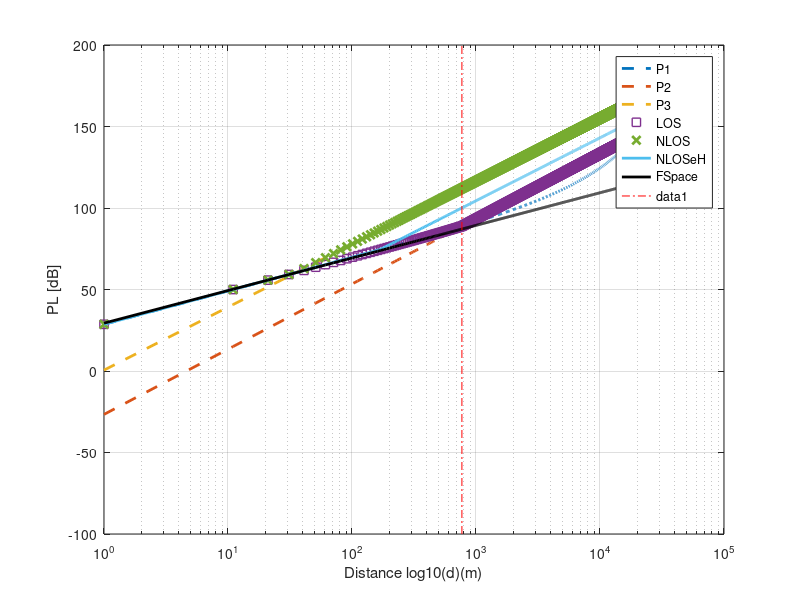
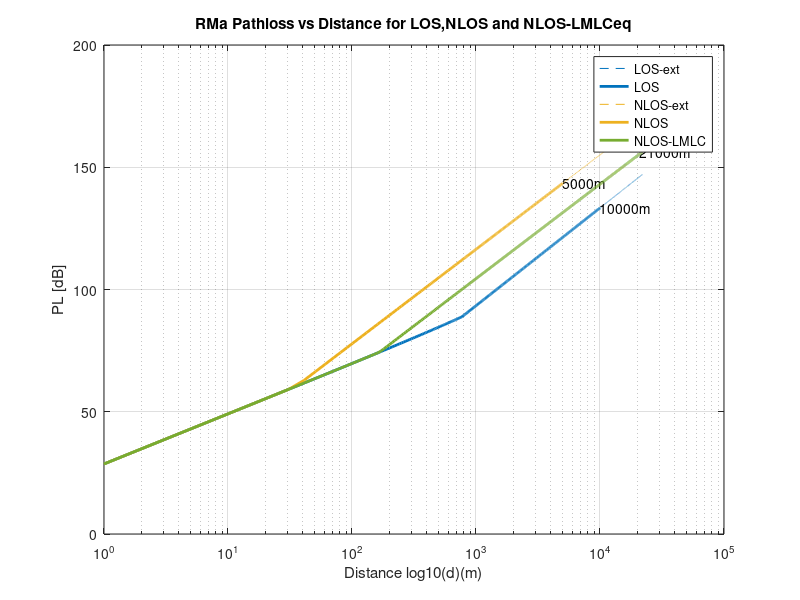

The MATLAB script that drew these images, in order:
clear all
close all

drange=1:10:22000;
fGHz=0.700;
 
%%% Constants
rmaH=5; % Avg Building heights
hBS=35;
hUT=1.5; % UT height
C=3e8;
dBP=2*pi*hBS*hUT*fGHz*1e9/C;


C1 = min(0.03*(rmaH^ 1.72), 10);
C2 = min(0.044*(rmaH^ 1.72), 14.77);
C3 = 0.002 * log10(rmaH);
W=20;
%%% nlos constansts
C4=161.04-7.1*log10(W)+7.5*log10(rmaH);
C5=-(24.37-3.7*(rmaH/hBS)^2)*log10(hBS);
C6=(43.42-3.1*log10(hBS));
C7=20*log10(fGHz)-(3.2*(log10(11.75*hUT)^2)-4.97);

%%% Evalate P1
indx=1;
P1=[];
P2=[];
LOS=[];
NLOS=[];
NLOSeH=[];
NLOSeS=[];
NLOSeHS=[];
FS=[];
P1BP=20*log10(40*pi*dBP*fGHz/3)+C1*log10(dBP)-C2+C3*dBP;
for d=drange
    FS(indx)= 20*log10(d) + 20*log10(fGHz)+32.45;
    P1(indx)=20*log10(40*pi*d*fGHz/3)+C1*log10(d)-C2+C3*d;
    
    P2(indx)=P1BP+40*log10(d/dBP);
    
    P3(indx)=C4+C5+C6*(log10(d)-3)+C7;
    
    if d<dBP
        LOS(indx)=P1(indx);
    else
        LOS(indx)=P2(indx);
    end
    
    NLOS(indx)=max(LOS(indx),P3(indx));
    NLOSeH(indx)=max(LOS(indx),P3(indx)-12);
 NLOSeS(indx)=max(LOS(indx),P3(indx))-12;
   if d<dBP
       NLOSeHS(indx)=NLOS(indx);
    end
 
    indx=indx+1;
end
bpline=[dBP,-100;dBP,200];

figure;
olddrange=drange;
% drange=log10(drange/1000);

semilogx(drange ,P1,'LineStyle','--','LineWidth',2)  % d Normalized to 1km
hold all
semilogx(drange,P2,'LineStyle','--','LineWidth',2)  % d Normalized to 1km
semilogx(drange ,P3,'LineStyle','--','LineWidth',2)  % d Normalized to 1km

semilogx(drange ,LOS,'s','LineWidth',1)  % d Normalized to 1km
semilogx(drange ,NLOS,'x','LineWidth',2)  % d Normalized to 1km
semilogx(drange ,NLOSeH,'LineWidth',2)  % d Normalized to 1km
semilogx(drange ,FS,'k','LineWidth',2);
grid on;


legend('P1','P2','P3','LOS','NLOS','NLOSeH','FSpace');
h=line(bpline(:,1),bpline(:,2));
set(h,'Color',[1,0,0])
set(h,'LineStyle','-.');
ylabel('PL [dB]')
xlabel('Distance log10(d)(m)')



figure;
dlosMax=10000;
dnlosMax=5000;
dnloslmlcMax=21000;
bpline=[dBP,-100;dBP,200];
drangelos=drange(drange<=10000);
K=length(drangelos);


%%% PLOT LOS
h=semilogx(drange ,LOS,'--')  % d Normalized to 1km
c=get(h,'Color');

hold all
h=semilogx(drangelos ,LOS(1:K),'-')  % d Normalized to 1km
set(h,'Color',c)
set(h,'LineWidth',2)

text(dlosMax,max(LOS(1,K)),'10000m')

%%% PLOT NLOS
drangenlos=drange(drange<=5000);
K=length(drangenlos);
text(dnlosMax,max(NLOS(1,K)),'5000m')
h=semilogx(drange,NLOS,'--')  % d Normalized to 1km
c=get(h,'Color');
h=semilogx(drangenlos ,NLOS(1:K))  % d Normalized to 1km
set(h,'Color',c);
set(h,'LineWidth',2)

text(dnloslmlcMax,max(NLOSeH),'21000m')
h=semilogx(drange ,NLOSeH)  % d Normalized to 1km
set(h,'LineWidth',2)
grid on
ylabel('PL [dB]')
xlabel('Distance log10(d)(m)')
legend ('LOS-ext', 'LOS','NLOS-ext','NLOS','NLOS-LMLC','Location','best');
title('RMa Pathloss vs Distance for LOS,NLOS and NLOS-LMLCeq')
